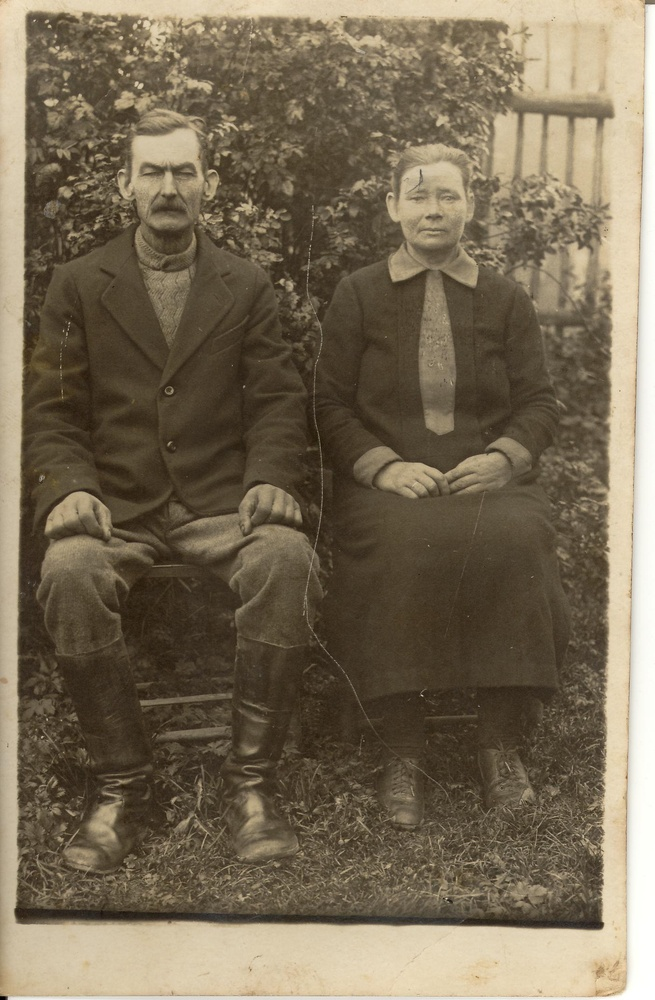
#> input picture img/Lembit0008.JPG, 655 x 1000 px, shrunk from 1403 x 2143 before the run
$ python edge_kernel_testing.py   (older library calls are emulated)
#> lines starting #> are read from the running program, lines starting #| are printed output that depends on the picture
#> further down, img is the input picture: shape (1000, 655, 3); mean B, G, R 85.5, 107.1, 120.2
# -*- coding: utf-8 -*-
import os
import cv2
import numpy as np
import pandas as pd
import scipy.stats as stat
import scipy.signal as signal
import scipy.ndimage as ndimage
import matplotlib.pyplot as plt

def edge_dec(orig, mod):
    '''See modified picture and original side-by-side'''
    plt.clf()
    plt.subplot(122),plt.imshow(mod, cmap = "gray")
    plt.title('Modded Image'), plt.xticks([]), plt.yticks([])

    plt.subplot(121),plt.imshow(orig, cmap = "gray")
    plt.title('Original Image'), plt.xticks([]), plt.yticks([])

# [18 lines left out: functions show_stats, get_size, crop, not called in this run]

def check_for_rect(mat, edge_coverage = 3, thresh = 1.98):
    '''Checker function for controlling the presence of lines
    with z-scores over 3.5 in quarters of edge detected images'''
    dims = mat.shape

    ax_vert = stat.zscore(np.std(mat, axis=1))
    ax_vert_left = ax_vert[:int(dims[0]/edge_coverage)]
    ax_vert_right = ax_vert[int(dims[0] * (edge_coverage - 1)/edge_coverage):]

    ax_hori = stat.zscore(np.std(mat, axis=0))
    ax_hori_upper = ax_hori[:int(dims[1]/edge_coverage)]
    ax_hori_lower = ax_hori[int(dims[1] * (edge_coverage - 1)/edge_coverage):]

    # check for 3.5 (99.5 limit) in the corners and that
    # the area is smaller than third of axis length
    return (np.sum( ax_vert_left[ax_vert_left > thresh] ) / dims[0] > 0 and
       np.sum( ax_vert_right[ax_vert_right > thresh] ) / dims[0] > 0 and
       np.sum( ax_hori_upper[ax_hori_upper > thresh] ) / dims[1] > 0 and
       np.sum( ax_hori_lower[ax_hori_lower > thresh] ) / dims[1] > 0 and
       np.sum( ax_vert[ax_vert > thresh]) / dims[0] < 0.33 and
       np.sum( ax_hori[ax_hori > thresh]) / dims[1] < 0.33)

def detect_rect(mat, minlineprop):
    '''Detect lines from picture (mat) that are horizontal and rectangular
    and minimum length of defined proprtion (minlineprop) of picture axis
    length'''
    dims = mat.shape

    vertic_struct = cv2.getStructuringElement(cv2.MORPH_RECT,
                                              (1, int(dims[0]*minlineprop)))
    vertic = cv2.erode(mat, vertic_struct)
    vertic = cv2.dilate(vertic, vertic_struct)

    # detect horizontal lines
    horiz_struct = cv2.getStructuringElement(cv2.MORPH_RECT,
                                             (int(dims[1]*minlineprop), 1))
    horiz = cv2.erode(mat, horiz_struct)
    horiz = cv2.dilate(horiz, horiz_struct)
    return vertic + horiz

# [18 lines left out: function get_rect_bounds, not called in this run]

def detect_rot_rect(mat, minlineprop, rotrange, edge_coverage = 3):
    '''Detect lines that are horizontal and rectangular and at least
    2/3 of picture length. Finds also slightly rotated lines by image rotation'''
    checkrange = np.insert(
        np.arange(-int(rotrange / 2), int(rotrange / 2), 0.5), 0, 0)
    test = mat.copy()

    for degree in checkrange:
        res = detect_rect(test, minlineprop)
        if check_for_rect(res, thresh=1.98):
            print("Rotated", degree, "degrees.", end = '\n')
            return res, degree
        else:
            print("Rotate:", degree, "degrees.", end = '\r')
            test = ndimage.rotate(mat, degree, reshape = False)
    return 0, 0

def preprocess(img):
    # denoise for more edgy picture
    edg = cv2.fastNlMeansDenoisingColored(img, None, 8, 7, 12)
    # Canny edge detection
    edg = cv2.Canny(edg, 20, 250, apertureSize = 3)
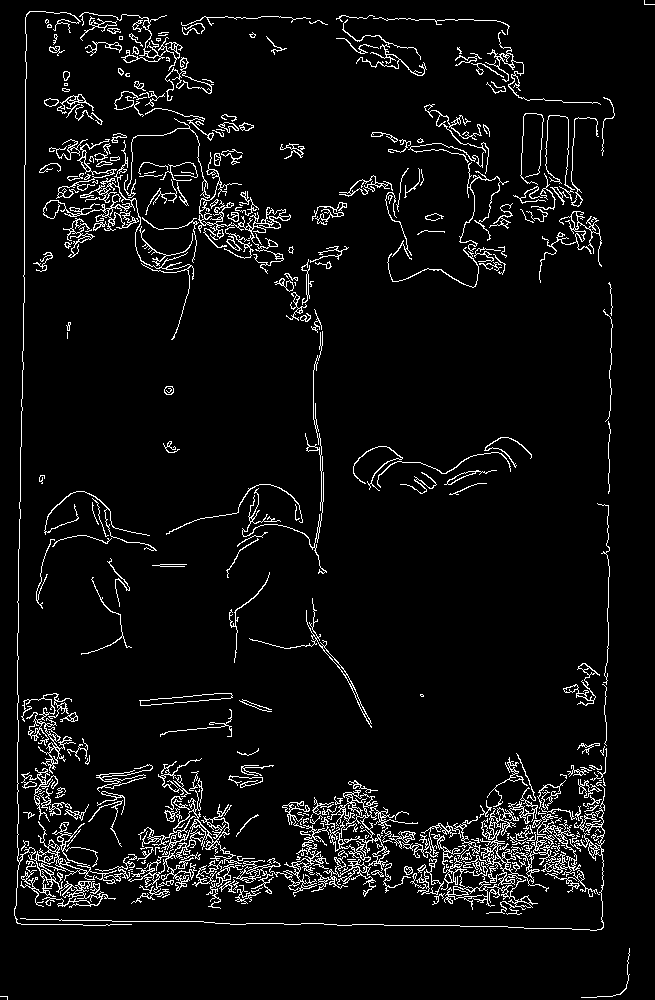
#> edg: shape (1000, 655); 5.6% white in thin lines or dots
    #edg = cv2.Laplacian(edg, cv2.CV_8U)
    # blur the edges slightly for smoother lines
    edg = ndimage.gaussian_filter(edg, 2.1)
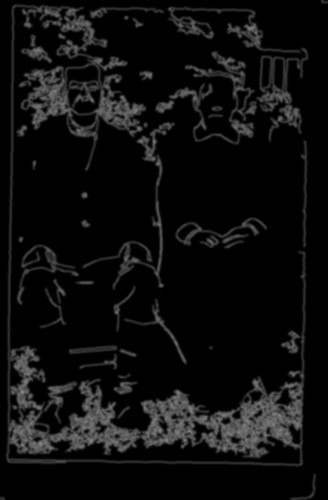
#> edg: shape (1000, 655) (shown at 1/2 size); min 0, max 135, mean 14.1
    # see the detected lines:
    return edg

def process(img, rotate):
    edg = preprocess(img)
    # main line-based frame detection
    rectd, degr = detect_rot_rect(edg, .58, rotate, 4)
#> the loop in detect_rot_rect, `for degree in checkrange:` made 21 passes
#> pass 1, in detect_rect, `vertic = cv2.erode(mat, vertic_struct)`:
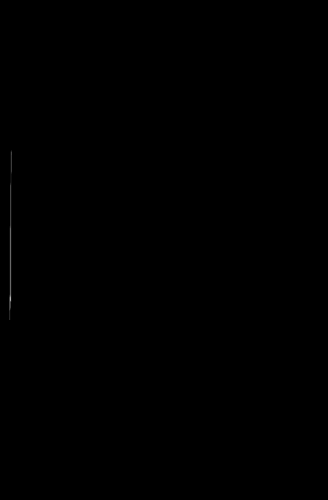
#> vertic: shape (1000, 655) (shown at 1/2 size); min 0, max 17, mean 0.00722; drawn with min black and max white
#> after the loop in detect_rot_rect, `for degree in checkrange:`:
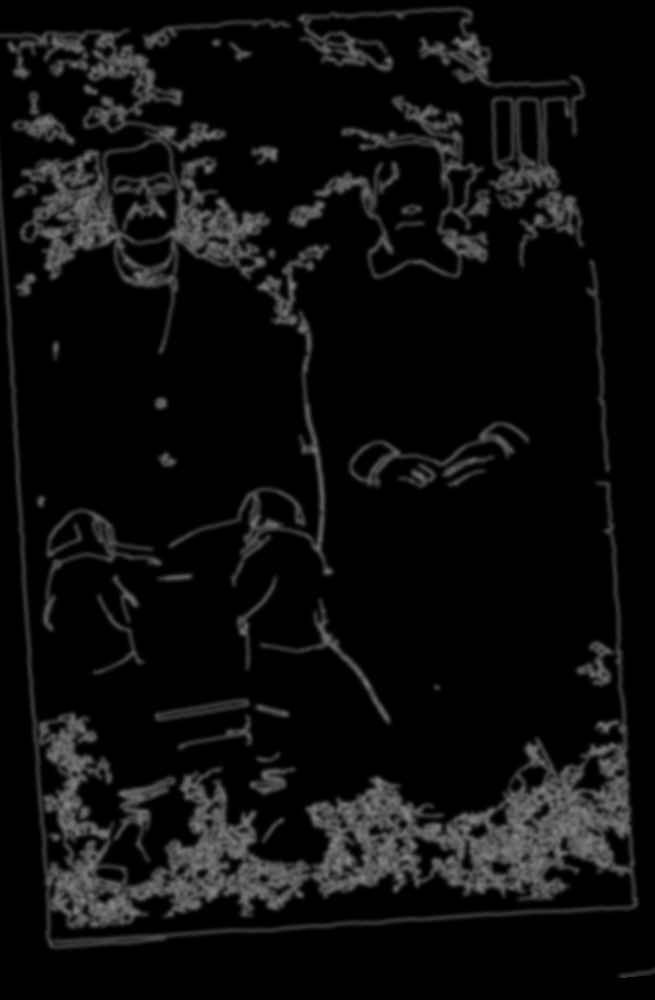
#> test: shape (1000, 655); min 0, max 135, mean 14
#> rectd = 0; degr = 0

    if rectd is not 0:
        # rotate the original image to correct angle
        if degr != 0:
            img = ndimage.rotate(img, degr, reshape = False)

        # crop the frame
        frames = get_rect_bounds(rectd, thresh=1.98)
        proc_img = crop(img, frames)

        # else recurse the frame picture until no
        # good frames are to be found.

        if get_size(proc_img) > get_size(img) / 1.6:
            return process(proc_img, 4)
        else:
            return proc_img
    else:
        return img

# [6 lines left out: function save, not called in this run]

input_file = 'img/Lembit0008.JPG'
rotation = 10
img = cv2.imread(input_file, 1)
proc_img = process(img, rotation)

edge_dec(img, proc_img)

# [21 lines of commented-out code are left out]

$ run again, with img/Lembit0006.JPG copied over img/Lembit0008.JPG
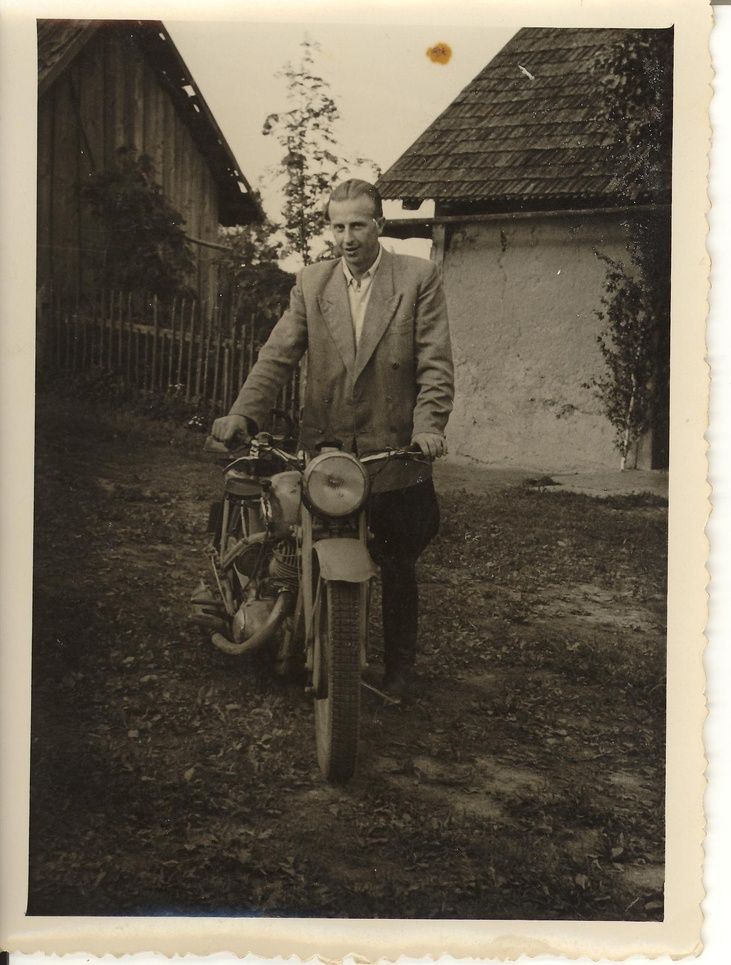
#> input picture img/Lembit0006.JPG, 731 x 965 px, shrunk from 1361 x 1797 before the run
#> img is the input picture: shape (965, 731, 3); mean B, G, R 83.9, 98.3, 106.6
#> in preprocess, `edg = cv2.Canny(edg, 20, 250, apertureSize = 3)`:
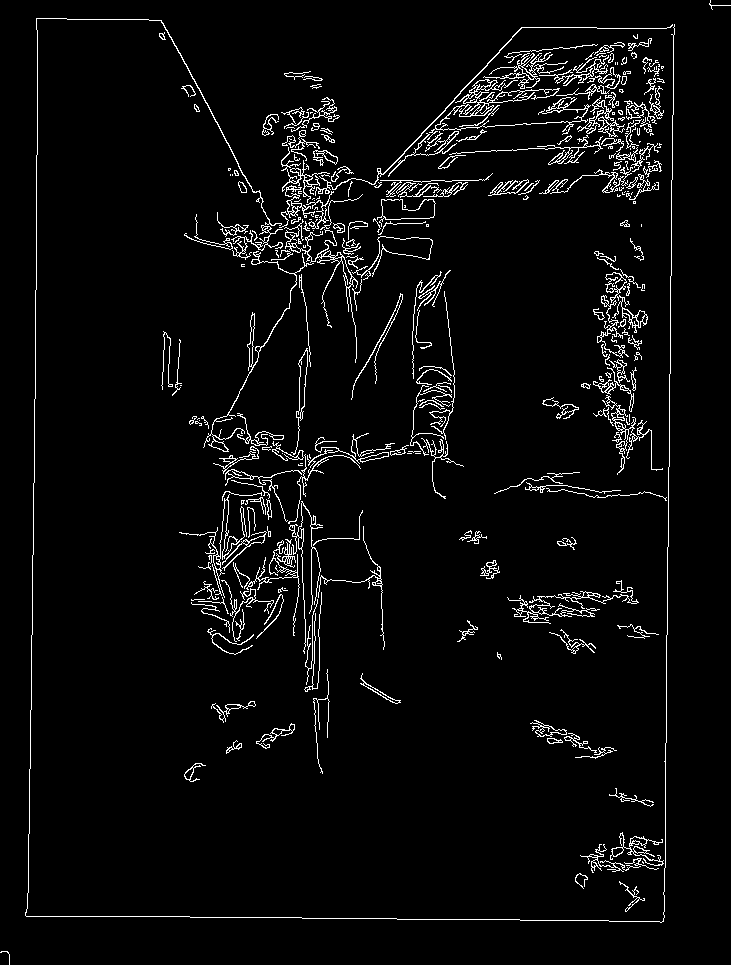
#> edg: shape (965, 731); 4.1% white in thin lines or dots
#> after the loop in detect_rot_rect, `for degree in checkrange:`:
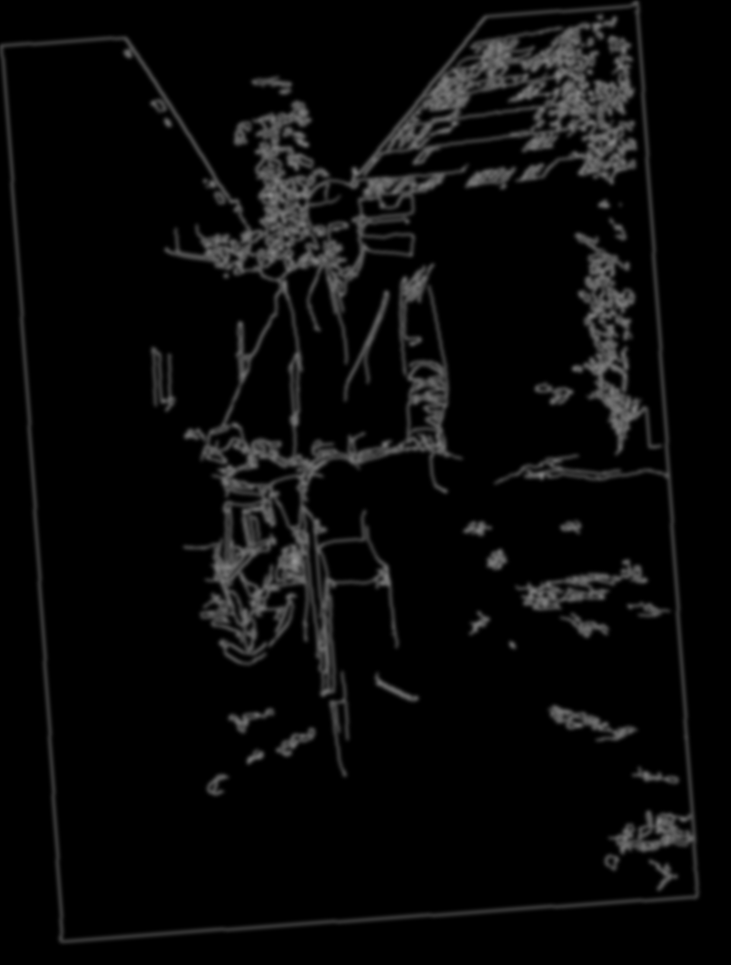
#> test: shape (965, 731); min 0, max 147, mean 10.2
#> rectd = 0

$ run again, with img/Lembit0012.JPG copied over img/Lembit0008.JPG
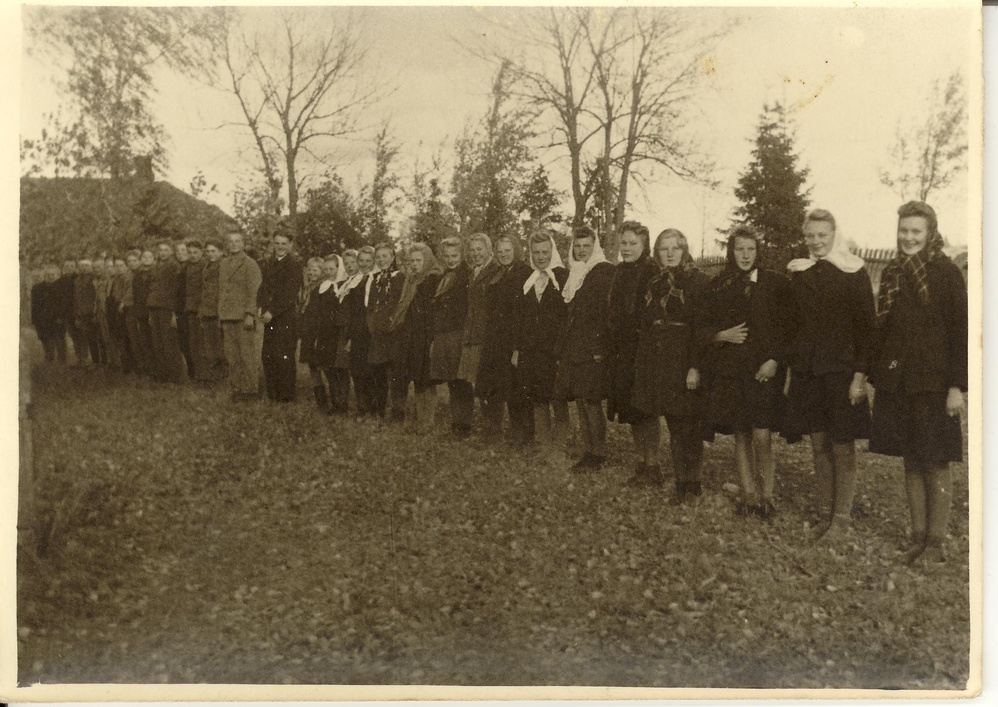
#> input picture img/Lembit0012.JPG, 998 x 707 px, shrunk from 1820 x 1289 before the run
#> img is the input picture: shape (707, 998, 3); mean B, G, R 94.1, 120.1, 133
#> in preprocess, `edg = cv2.Canny(edg, 20, 250, apertureSize = 3)`:
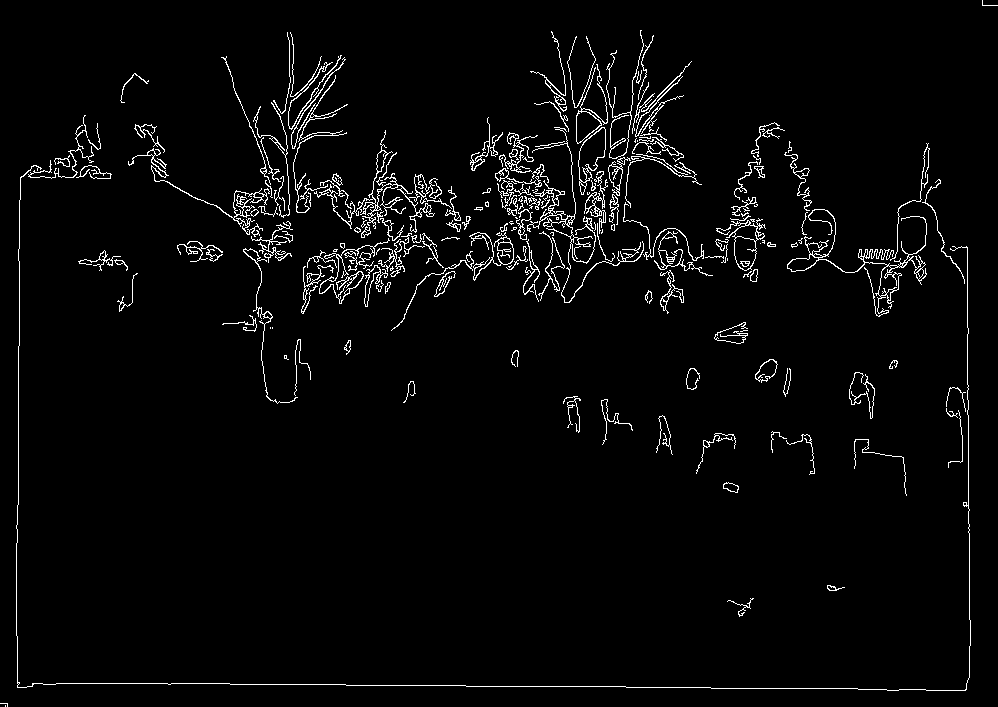
#> edg: shape (707, 998); 3.1% white in thin lines or dots
#> after the loop in detect_rot_rect, `for degree in checkrange:`:
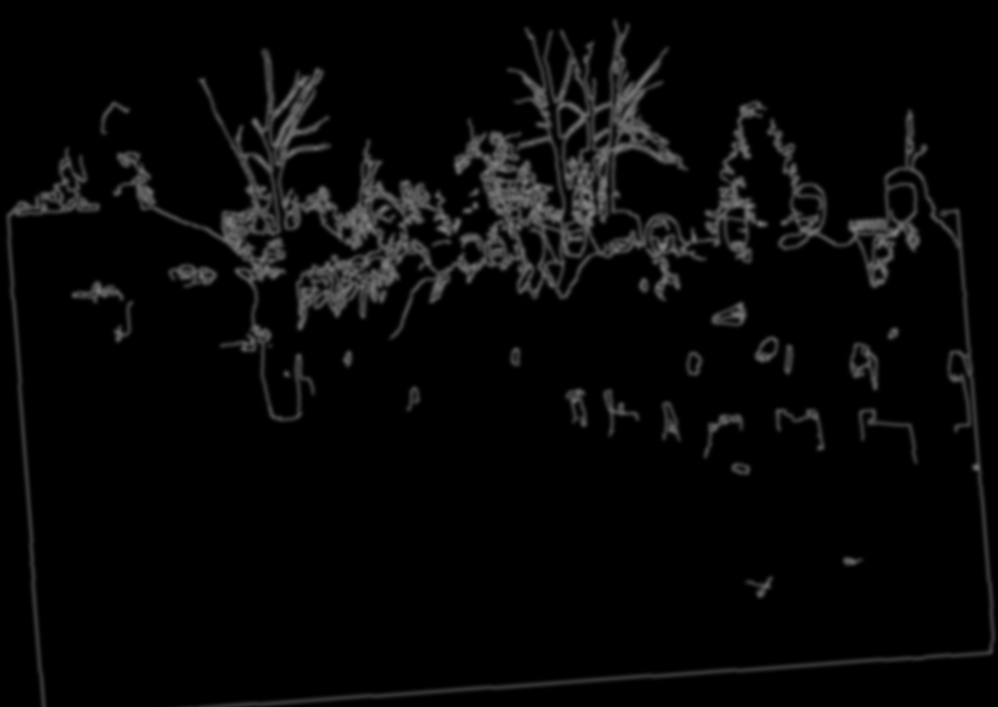
#> test: shape (707, 998); min 0, max 128, mean 7.7
#> rectd = 0
